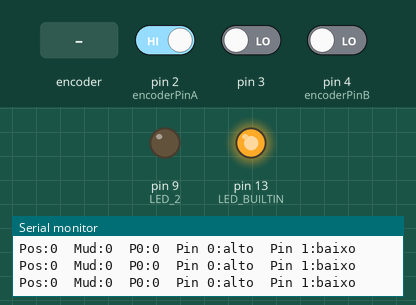
Bench run of a sketch on a simulated Arduino Nano, built with avr-gcc and run on an emulated ATmega328P. On the bench: output pins drawn as LEDs (lit = HIGH), the last lines printed to the serial monitor. Inputs (shaded band) come from the test bench; at power-on: pin 2 (encoderPinA) HIGH, pin 3 LOW, pin 4 (encoderPinB) LOW.

Above: at 1.2 s.
1.3 s: rotary encoder on pin 2 (encoderPinA) / pin 4 (encoderPinB) turned 1 step (first pin leading)
At 1.8 s:
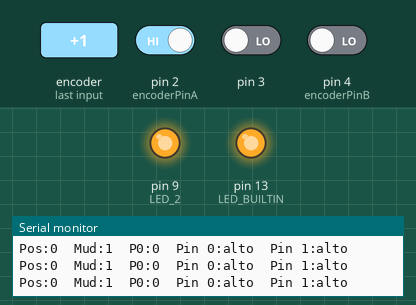
3.0 s: rotary encoder on pin 2 (encoderPinA) / pin 4 (encoderPinB) turned 1 step (first pin leading)
At 3.4 s:
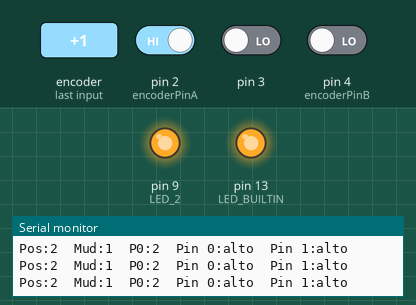
Timing chart, 0 to 6.0 s (numbered marks = the images above; inputs shaded):
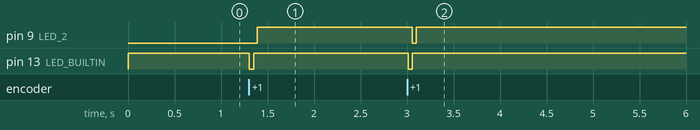

The sketch:

TesteEncoder.ino
```cpp
/*
 Name:		TesteEncoder.ino
 Created:	5/3/2020 1:51:52 PM
 Author:	Kalil
*/

const int encoderPinA = 2;
const int encoderPinB = 4;
const int SWITCH = 11;
#define LED_2 9

volatile int encoder0Pos;

bool dir = false, dirAnt = false;
byte mudancas = 0;

void handleEncoder()
{
    dirAnt = dir;
    if (digitalRead(encoderPinB) == digitalRead(encoderPinA))//dec
    {
        encoder0Pos--;
        dir = false;
    }
    else //inc
    {
        encoder0Pos++;
        dir = true;
    }
    if (dir != dirAnt)
        mudancas++;
}

void handleSwitch()
{
    if (digitalRead(SWITCH))
    {
        encoder0Pos = 0;
        mudancas = 0;
    }

}

void setup()
{
    pinMode(LED_BUILTIN, OUTPUT);
    pinMode(LED_2, OUTPUT);
    pinMode(encoderPinA, INPUT);
    pinMode(encoderPinB, INPUT);
    attachInterrupt(0, handleEncoder, CHANGE);
    attachInterrupt(1, handleSwitch, CHANGE);
    Serial.begin(9600);
    Serial.println("start");
}

void loop()
{
    Serial.print("Pos:");
    Serial.print(encoder0Pos, DEC);
    Serial.print("\tMud:");
    Serial.print(mudancas, DEC);
    Serial.print("\tP0:");
    Serial.print(encoder0Pos, DEC);
    Serial.print("\tPin 0:");
    Serial.print(digitalRead(encoderPinA) ? "alto" : "baixo");
    Serial.print("\tPin 1:");
    Serial.println(digitalRead(encoderPinB) ? "alto" : "baixo");
    digitalWrite(LED_BUILTIN, digitalRead(encoderPinA));
    digitalWrite(LED_2, digitalRead(encoderPinB));
}
```

Measured:
- after the input at 1.3 s, pin 9 (LED_2): LOW → HIGH after 0.09 s; pin 13 (LED_BUILTIN): HIGH → LOW at once, → HIGH 0.05 s later
- after the input at 3.0 s, pin 9 (LED_2): HIGH → LOW after 0.06 s, → HIGH 0.04 s later; pin 13 (LED_BUILTIN): HIGH → LOW at once, → HIGH 0.04 s later
